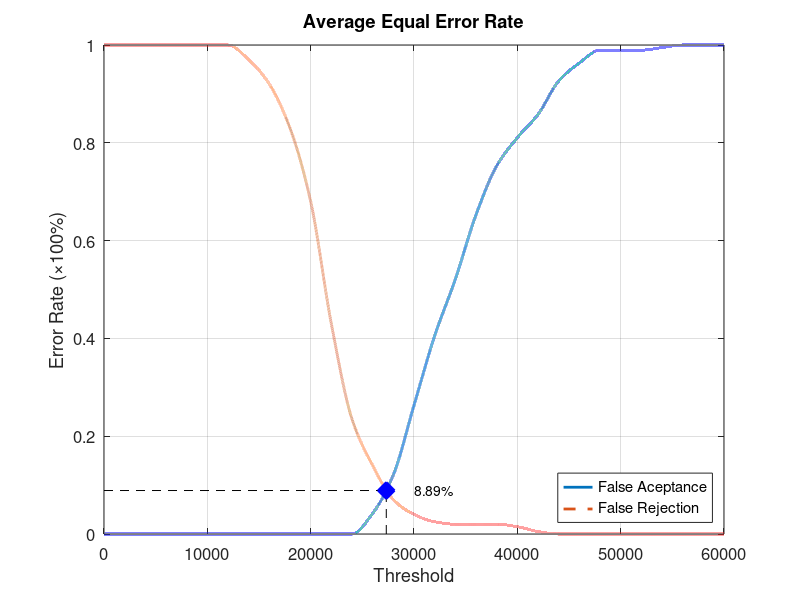
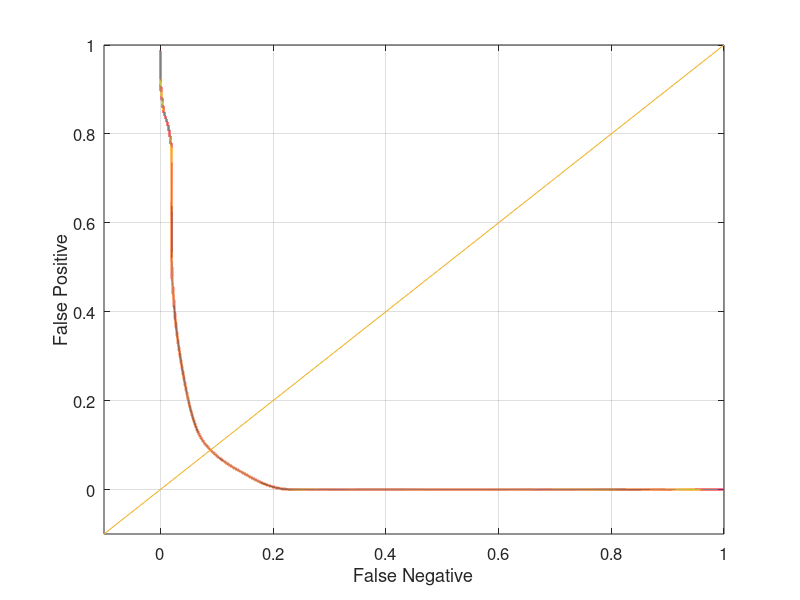

Write MATLAB code to recreate these figures, in order.
function yEER = Database2_1
close all;
clear;
clc;
x = 0:2000:60000;
xq = 0:0.5:60000;

y0 = [0 0 0 0 0 0 0 0 0 0 0 0 0 0.0421053 0.121053 0.263158 0.405263 0.521053 0.652632 0.752632 0.810526 0.857895 0.926316 0.963158 0.989474 0.989474 0.989474 0.994737 1 1 1];
yy0 = interp1(x, y0, xq, 'pchip');
y1 = [1 1 1 1 1 1 1 0.97 0.92 0.83 0.68 0.43 0.235 0.14 0.07 0.04 0.025 0.02 0.02 0.02 0.015 0.005 0 0 0 0 0 0 0 0 0];
yy1 = interp1(x, y1, xq, 'pchip');

% Calculating EER: 
y2 = abs(y0 - y1);
find(y2 == min(y2))
yy2 = abs(yy0 - yy1);
xEER = find(yy2 == min(yy2));
xEERIndex = xq(xEER) % X-axis EER
yEER = yy0(xEER) % Y-axis EER

main = figure
plot(xq, yy0,'-','LineWidth', 2);	hold on
plot(xq, yy1,'--','LineWidth', 2);	hold on
plot([xEERIndex xEERIndex], [0 yEER], 'k--');	hold on
plot([0 xEERIndex], [yEER yEER], 'k--');	hold on
plot(xEERIndex, yEER, 'bx', 'LineWidth', 10);	hold on
text(xEERIndex + 10 * xEERIndex / 100, yEER, [num2str(round((10000 * yEER)) / 100) '%'])
legend('False Aceptance', 'False Rejection', 'Location', 'SouthEast')
xlabel('Threshold')
ylabel('Error Rate (\times100%)')
title('Average Equal Error Rate')
set(gca, 'FontSize', 12)
axis([0 60000 0 1])
grid on

print(main, 'Database2_1Main', '-dpng');
FNRxFPR = figure('Color', [1 1 1]);
plot(yy1, yy0, '-', yy1, yy0, 'LineWidth', 2);
hold on
y = -0.1:0.1:1
plot(y, y); 
set(gca, 'FontSize', 12)
xlabel('False Negative')
ylabel('False Positive')
axis([-0.1 1 -0.1 1])
set(gca, 'FontSize', 12)
grid on

print(FNRxFPR, 'Database2_1FNRxFPR','-dpng');
end
